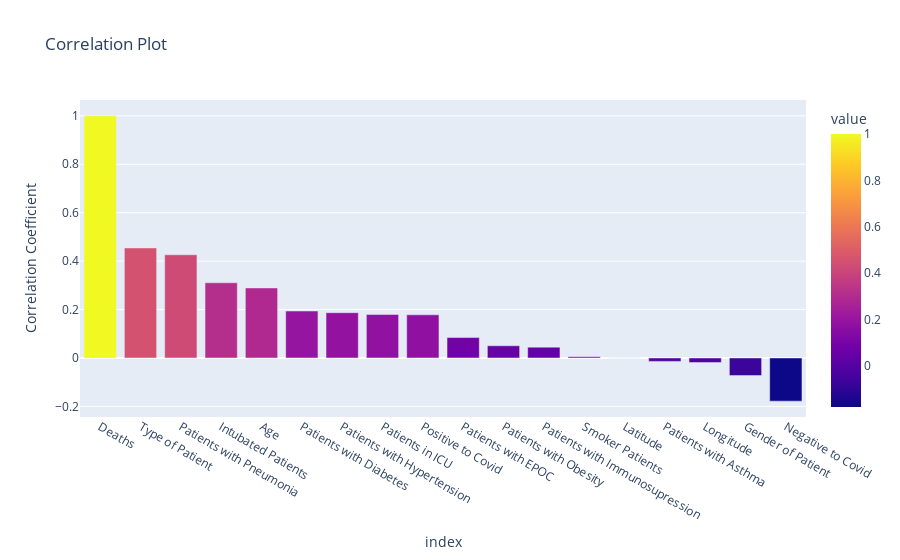

Notebook code cell kept with this figure:
### Markdown cell above
Correlation map of variables x deaths:

### Code cell
import plotly.express as px
fig = px.bar(correlation_matrix['Deaths'].sort_values(ascending = False),
             color = 'value', title = 'Correlation Plot')
fig.update_layout(yaxis_title='Correlation Coefficient')
fig.show()

# Save the figure as an HTML file
fig.write_html('correlation_plot.html')

### Figure 1 — Plotly figure (JSON) as saved in the notebook; plotly's stock layout.template omitted (floating-point values rounded to 4 significant figures)
{"data": [{"alignmentgroup": "True", "hovertemplate": "index=%{x}<br>value=%{marker.color}<extra></extra>", "legendgroup": "", "marker": {"color": [1, 0.4543, 0.4263, 0.3106, 0.2892, 0.194, 0.1871, 0.1798, 0.1783, 0.08429, 0.05037, 0.04477, 0.004935, 0.0003081, -0.0142, -0.01906, -0.07276, -0.1783], "coloraxis": "coloraxis", "pattern": {"shape": ""}}, "name": "", "offsetgroup": "", "orientation": "v", "showlegend": false, "textposition": "auto", "type": "bar", "x": ["Deaths", "Type of Patient", "Patients with Pneumonia", "Intubated Patients", "Age", "Patients with Diabetes", "Patients with Hypertension", "Patients in ICU", "Positive to Covid", "Patients with EPOC", "Patients with Obesity", "Patients with Immunosupression", "Smoker Patients", "Latitude", "Patients with Asthma", "Longitude", "Gender of Patient", "Negative to Covid"], "xaxis": "x", "y": [1, 0.4543, 0.4263, 0.3106, 0.2892, 0.194, 0.1871, 0.1798, 0.1783, 0.08429, 0.05037, 0.04477, 0.004935, 0.0003081, -0.0142, -0.01906, -0.07276, -0.1783], "yaxis": "y"}], "layout": {"barmode": "relative", "coloraxis": {"colorbar": {"title": {"text": "value"}}, "colorscale": [[0, "#0d0887"], [0.1111, "#46039f"], [0.2222, "#7201a8"], [0.3333, "#9c179e"], [0.4444, "#bd3786"], [0.5556, "#d8576b"], [0.6667, "#ed7953"], [0.7778, "#fb9f3a"], [0.8889, "#fdca26"], [1, "#f0f921"]]}, "legend": {"tracegroupgap": 0}, "title": {"text": "Correlation Plot"}, "xaxis": {"anchor": "y", "domain": [0, 1], "title": {"text": "index"}}, "yaxis": {"anchor": "x", "domain": [0, 1], "title": {"text": "Correlation Coefficient"}}}}
